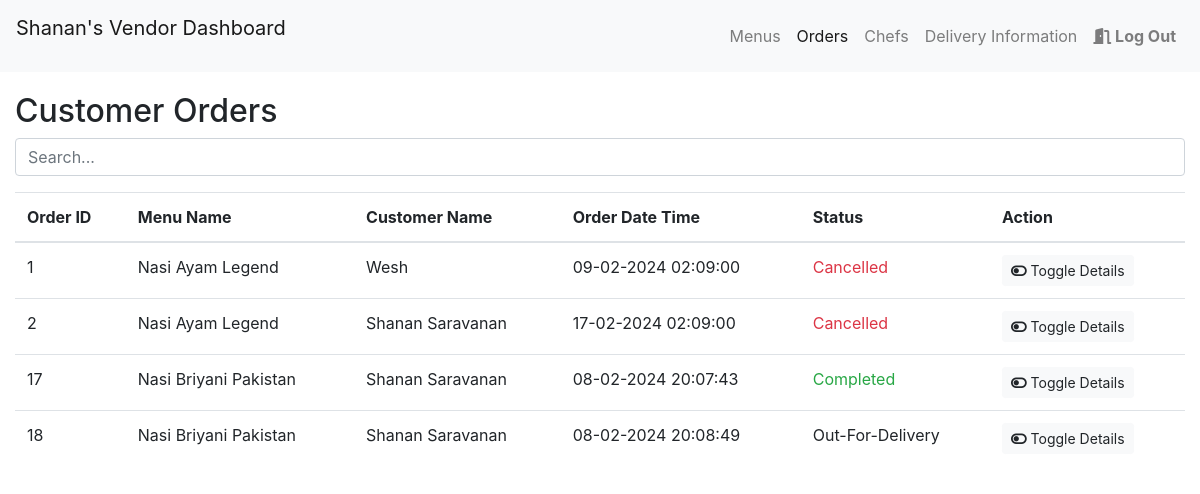
Page /customer_order.php (signed in) on the committed database.
### tables this page shows
CREATE TABLE `vendor` (
  `id` int(100) NOT NULL,
  `Vendor_Name` varchar(100) NOT NULL,
  `email` varchar(100) NOT NULL,
  `password` varchar(100) NOT NULL,
  `Vendor_Contact` varchar(100) NOT NULL,
  `Vendor_Address` varchar(100) NOT NULL
);

CREATE TABLE `customerorder` (
  `id` int(11) NOT NULL,
  `Customer_ID` int(100) NOT NULL,
  `menu_id` int(11) NOT NULL,
  `quantity` int(11) NOT NULL,
  `Order_Date` datetime NOT NULL,
  `Order_Status` varchar(255) NOT NULL,
  `Chef_ID` int(11) DEFAULT NULL,
  `deliveryaddress` varchar(100) NOT NULL
);

CREATE TABLE `menu` (
  `id` int(11) NOT NULL,
  `vendor_id` int(100) NOT NULL,
  `Item_Name` varchar(255) NOT NULL,
  `Item_Description` varchar(255) NOT NULL,
  `Price` float(5,2) NOT NULL,
  `menu_img` varchar(200) NOT NULL
);

CREATE TABLE `customer` (
  `id` int(100) NOT NULL,
  `Cust_Name` varchar(255) NOT NULL,
  `email` varchar(100) NOT NULL,
  `password` varchar(255) NOT NULL,
  `Cust_contact` varchar(255) NOT NULL,
  `personaladdress` varchar(100) NOT NULL
);

### customer_order.php (the view, shortened to what this page needs)
<?php
include 'connection.php';
$vendor_id = $_SESSION['id'];
$vendor_result = $conn->query("SELECT * FROM vendor WHERE id = $vendor_id");
$vendor_row = $vendor_result->fetch_assoc();
$vendor_name = $vendor_row['Vendor_Name'];
$orderQuery = $conn->query("
    SELECT co.id AS order_id, co.Order_Date, co.Order_Status,co.deliveryaddress,
           c.id AS customer_id, c.Cust_Name, c.Cust_Contact,c.email AS Customer_Email,
           ch.id AS chef_id, ch.Chef_Name, ch.email AS Chef_Email,
           m.Item_Name
    FROM customerorder co
    JOIN customer c ON co.Customer_ID = c.id
    JOIN chef ch ON co.Chef_ID = ch.id
    JOIN menu m ON co.menu_id = m.id
    WHERE m.vendor_id = $vendor_id
");
$orders = $orderQuery->fetch_all(MYSQLI_ASSOC);
?>
<!DOCTYPE html>
<html lang="en">
<head>
    <link rel="stylesheet" href="https://maxcdn.bootstrapcdn.com/bootstrap/4.5.2/css/bootstrap.min.css">
</head>
<body>
<?php include 'vendornav.php'; ?>
    <div class="container-fluid mt-4">
        <br>
        <br>
        <div class="form-group">
            <h2 class="titles">Customer Orders</h2>
            <input type="text" class="form-control" id="searchInput" placeholder="Search...">
        </div>
        <div class="row">
            <div class="col-md-12">
                <table class="table">
                    <thead>
                        <tr>
                            <th>Order ID</th>
                            <th>Menu Name</th>
                            <th>Customer Name</th>
                            <th>Order Date Time</th>
                            <th>Status</th>
                            <th>Action</th>
                        </tr>
                    </thead>
                    <tbody id="orderTableBody">
                    <?php foreach ($orders as $order) : ?>
    <tr class="info-row">
        <td><?php echo $order['order_id']; ?></td>
        <td><?php echo $order['Item_Name']; ?></td>
        <td><?php echo $order['Cust_Name']; ?></td>
        <td><?php echo date('d-m-Y H:i:s', strtotime($order['Order_Date'])); ?></td>
        <td class="<?php echo getStatusClass($order['Order_Status']); ?>"><?php echo $order['Order_Status']; ?></td>
        <td>
            <button class="btn btn-light btn-sm show-details-btn" data-order-id="<?php echo $order['order_id']; ?>">
                <i class="fa-solid fa-toggle-off"></i>
                <span class="button-text">Toggle Details</span>
            </button>
        </td>
    </tr>
<?php endforeach; ?>
<?php
function getStatusClass($status)
{
    switch ($status) {
        case 'Completed':
            return 'text-success';
        case 'Cancelled':
            return 'text-danger';
        default:
            return '';
    }
}
?>
                    </tbody>
                </table>
            </div>
        </div>
    </div>
</body>
</html>

### vendornav.php (shortened to what this page needs)
<nav class="navbar navbar-expand-lg navbar-light bg-light fixed-top">
    <p class="navbar-brand"><?php echo $vendor_name; ?>'s Vendor Dashboard</p>
    <div class="collapse navbar-collapse" id="navbarNav">
        <ul class="navbar-nav ml-auto">
            <li class="nav-item <?php echo basename($_SERVER['PHP_SELF']) == 'vendor_dashboard.php' ? 'active' : ''; ?>">
                <a class="nav-link" href="vendor_dashboard.php">Menus</a>
            </li>
            <li class="nav-item <?php echo basename($_SERVER['PHP_SELF']) == 'customer_order.php' ? 'active' : ''; ?>">
                <a class="nav-link" href="customer_order.php">Orders</a>
            </li>
            <li class="nav-item <?php echo basename($_SERVER['PHP_SELF']) == 'chef_info.php' ? 'active' : ''; ?>">
                <a class="nav-link" href="chef_info.php">Chefs</a>
            </li>
            <li class="nav-item <?php echo basename($_SERVER['PHP_SELF']) == 'deliveryhistory.php' ? 'active' : ''; ?>">
                <a class="nav-link" href="deliveryhistory.php">Delivery Information</a>
            </li>
            <li class="nav-item">
                <strong><a class="nav-link" href="logout.php"><i class="fa-solid fa-door-open"></i> Log Out</a></strong>
            </li>
        </ul>
    </div>
</nav>

### customer_order.php (style rules this page uses)
body { padding-top: 56px; }
@media (min-width: 768px) { body { padding-top: 0; } }
h2, h3 { margin-top: 20px; }

### rows in the picture
vendor: Vendor_Name "Shanan"
customerorder: id "1", menu.Item_Name "Nasi Ayam Legend", Customer_ID.Cust_Name "Wesh", Order_Date "09-02-2024 02:09:00", Order_Status "Cancelled"
customerorder: id "2", menu.Item_Name "Nasi Ayam Legend", Customer_ID.Cust_Name "Shanan Saravanan", Order_Date "17-02-2024 02:09:00", Order_Status "Cancelled"
customerorder: id "17", menu.Item_Name "Nasi Briyani Pakistan", Customer_ID.Cust_Name "Shanan Saravanan", Order_Date "08-02-2024 20:07:43", Order_Status "Completed"
customerorder: id "18", menu.Item_Name "Nasi Briyani Pakistan", Customer_ID.Cust_Name "Shanan Saravanan", Order_Date "08-02-2024 20:08:49", Order_Status "Out-For-Delivery"
